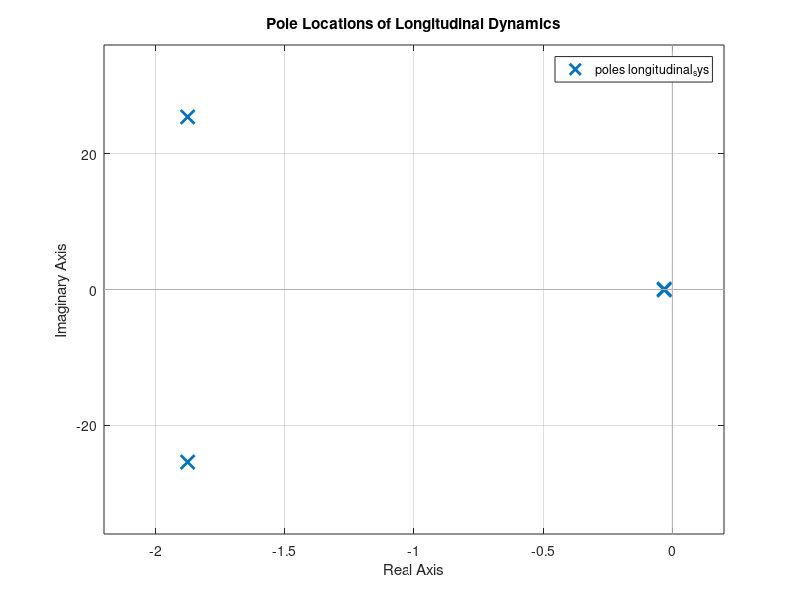
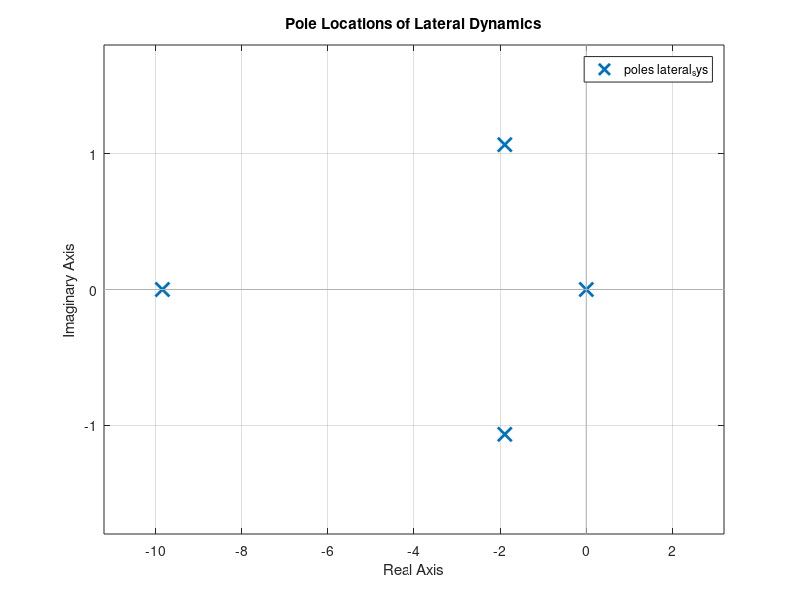

Source code (MATLAB) for these figures, in order:
%% Loading of the linearized Model

load Missile_Linear_Model.mat;

%% Stability Analysis of Longitudinal Dynamics

%.. Computing the eigenvalues
eigenvalues_longitudinal_dynamics = eig(A_lon)
longitudinal_sys = ss(A_lon, B_lon, C_lon, D_lon);
figure(1)
pzmap(longitudinal_sys)
title('Pole Locations of Longitudinal Dynamics')
xlabel('Real Axis')
ylabel('Imaginary Axis')
grid on

% Compute the damping ratio and natrual frequency
damp(longitudinal_sys)

%% Stability Analysis of Lateral Dynamics

%computing of eigenvalues
eigenvalues_lateral_dynamics = eig(A_lat)
lateral_sys = ss(A_lat, B_lat, C_lat, D_lat)
figure(2)
pzmap(lateral_sys)
title('Pole Locations of Lateral Dynamics')
xlabel('Real Axis')
ylabel('Imaginary Axis')
grid on

% Compute the damping ratio and natrual frequency
damp(lateral_sys)

